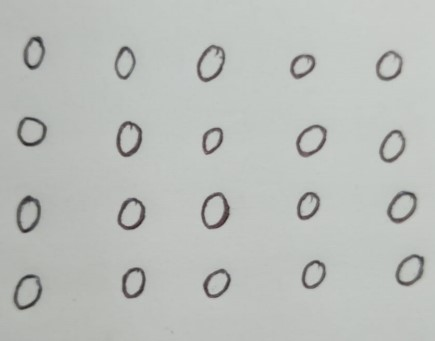
#> input picture Code/d0.jpg, 435 x 341 px
$ jupyter execute --allow-errors digit_recognition_ml.ipynb   (shell and % lines are left out)
#> lines starting #> are read from the running program, lines starting #| are printed output that depends on the picture; after the words box and inside, x2 and y2 are one past the last pixel; in counts of white or black regions, pixels touching at a corner belong together
[cell 1]
import pandas as pd
import numpy as np

[cell 2]
# Define the digits to load
digits = list(range(10))

# Load all CSV files and concatenate into a single dataframe
data = []
#> (the rest of this cell did not finish here and is left out)

[cell 3]
from pycaret.classification import *
#> (the rest of this cell did not finish here and is left out)

[cell 4]
import pandas as pd
import lightgbm as lgb
from sklearn.model_selection import train_test_split
from sklearn.metrics import classification_report, confusion_matrix
from sklearn.preprocessing import StandardScaler
import seaborn as sns
import matplotlib.pyplot as plt

#> (a cell that did not finish here is left out)

#> (a cell that did not finish here is left out)

#> (a cell that did not finish here is left out)

[cell 8]
# Plot confusion matrix
plt.figure(figsize=(8, 6))
#> (the rest of this cell did not finish here and is left out)

#> (a cell that did not finish here is left out)

#> (a cell that did not finish here is left out)

[cell 11]
import cv2
import numpy as np

def load_and_segment_images(image_files):
    digit_images = []
    all_areas = []

    # Primera pasada: calcular las áreas de todos los componentes
    for file in image_files:
        # Leer la imagen en escala de grises
        img = cv2.imread(file, cv2.IMREAD_GRAYSCALE)
#> img: shape (341, 435); min 36, max 206, mean 188.7
        _, thresh = cv2.threshold(img, 128, 255, cv2.THRESH_BINARY_INV + cv2.THRESH_OTSU)
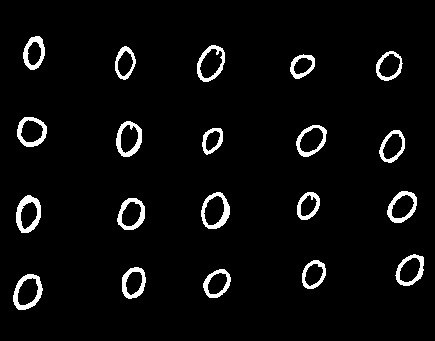
#> thresh: shape (341, 435); 4.4% white; 20 white regions

        # Encontrar contornos
        contours, _ = cv2.findContours(thresh, cv2.RETR_EXTERNAL, cv2.CHAIN_APPROX_SIMPLE)
#> contours = 20 contours; largest, box (x1, y1, x2, y2) and area: (201, 192, 230, 229) 776, (13, 274, 43, 310) 762, (197, 45, 225, 82) 727, (16, 195, 41, 233) 695, (116, 121, 142, 157) 688
        for contour in contours:
            area = cv2.contourArea(contour)
            all_areas.append(area)
#> this loop made 20 passes
#> area on passes 1 to 12: 761.5, 555.5, 572, 502, 639, 658.5, 695, 460, 776.5, 666, 577.5, 391
#> after the loop, all_areas = [761.5, 555.5, 572, 502, 639, 658.5, 695, 460, 776.5, 666, 577.5, 391, 675.5, 688, 673, 425, 564, 477.5, 727, 526.5]
#> pass 2 of the loop in load_and_segment_images, `for file in image_files:`:
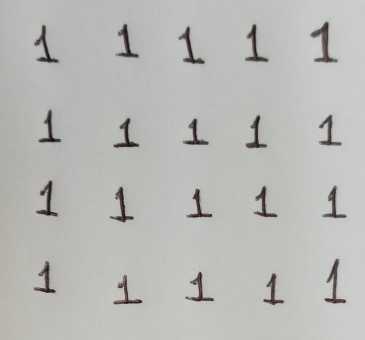
#> input picture Code/d1.jpg, 365 x 340 px
#> img: shape (340, 365)
#> in load_and_segment_images, `_, thresh = cv2.threshold(img, 128, 255, cv2.THRESH_BINARY_INV + cv2.T..`:
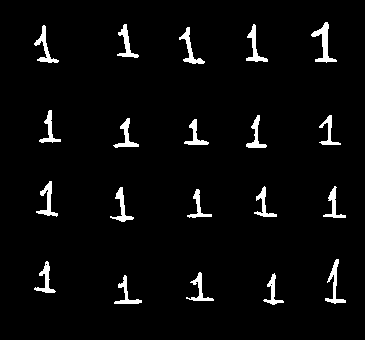
#> thresh: shape (340, 365); 3.7% white; 20 white regions
#> in load_and_segment_images, `contours, _ = cv2.findContours(thresh, cv2.RETR_EXTERNAL, cv2.CHAIN_AP..`: contours = 20 contours; largest, box (x1, y1, x2, y2) and area: (311, 22, 337, 63) 276, (179, 27, 205, 64) 199, (34, 25, 59, 63) 198, (246, 24, 268, 62) 192, (36, 181, 58, 217) 191
#> the loop in load_and_segment_images, `for contour in contours:` made 20 passes
#> area on passes 1 to 8: 156, 144.5, 153, 172, 188.5, 138.5, 181.5, 153
#> after the loop in load_and_segment_images, `for contour in contours:`: all_areas = 40 values, max 776.5 at index 8, min 138.5 at index 25, mean 387.5
#> pass 3 of the loop in load_and_segment_images, `for file in image_files:`:
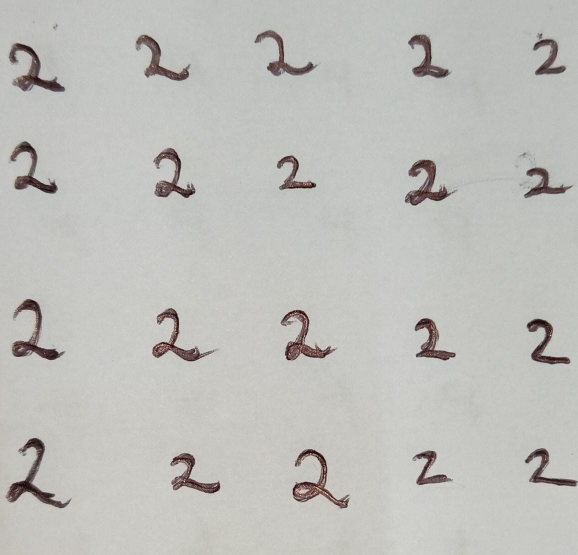
#> input picture Code/d2.jpg, 1155 x 1109 px (shown at 1/2 size)
#> img: shape (1109, 1155)
#> in load_and_segment_images, `_, thresh = cv2.threshold(img, 128, 255, cv2.THRESH_BINARY_INV + cv2.T..`:
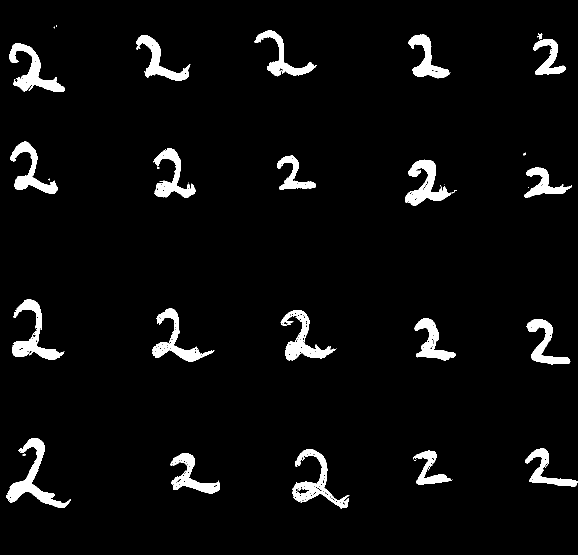
#> thresh: shape (1109, 1155) (shown at 1/2 size); 4.5% white; 45 white regions (21 under 20 px)
#> in load_and_segment_images, `contours, _ = cv2.findContours(thresh, cv2.RETR_EXTERNAL, cv2.CHAIN_AP..`: contours = 44 contours, 23 with area under 20; largest, box (x1, y1, x2, y2) and area: (12, 876, 142, 1016) 4014, (585, 898, 699, 1017) 3763, (24, 598, 129, 720) 3449, (810, 319, 903, 411) 3415, (18, 86, 130, 184) 3412
#> the loop in load_and_segment_images, `for contour in contours:` made 44 passes
#> area on passes 6, 7, 8, 9, 10, 13, 14, 16: 2708.5, 1682, 3763, 2132.5, 4014.5, 2536.5, 2546, 3380
#> after the loop in load_and_segment_images, `for contour in contours:`: all_areas = 84 values, max 4014.5 at index 49, min 0 at index 41, mean 842.4
#> the loop made 10 passes; the first 3 are shown

    # Calcular el área promedio y definir los umbrales
    area_promedio = np.mean(all_areas)
    umbral_min = area_promedio * 0.2  # Ajusta el factor según tus necesidades
    umbral_max = area_promedio * 10

    # Segunda pasada: segmentar, filtrar por área y ordenar de izquierda a derecha
    for file in image_files:
        img = cv2.imread(file, cv2.IMREAD_GRAYSCALE)
        _, thresh = cv2.threshold(img, 128, 255, cv2.THRESH_BINARY_INV + cv2.THRESH_OTSU)
        contours, _ = cv2.findContours(thresh, cv2.RETR_EXTERNAL, cv2.CHAIN_APPROX_SIMPLE)
#> contours = 20 contours; largest, box (x1, y1, x2, y2) and area: (201, 192, 230, 229) 776, (13, 274, 43, 310) 762, (197, 45, 225, 82) 727, (16, 195, 41, 233) 695, (116, 121, 142, 157) 688

        # Filtrar contornos por área y ordenar por la coordenada x
        filtered_contours = [contour for contour in contours if umbral_min <= cv2.contourArea(contour) <= umbral_max]
        filtered_contours.sort(key=lambda contour: cv2.boundingRect(contour)[0])  # Ordenar por la coordenada x

        # Extraer los dígitos en el orden correcto
        for contour in filtered_contours:
            x, y, w, h = cv2.boundingRect(contour)
            digit = img[y:y+h, x:x+w]
            digit = cv2.resize(digit, (28, 28))  # Redimensionar a 28x28 píxeles
            digit_images.append(digit)
#> this loop made 20 passes
#> pass 1, in load_and_segment_images, `digit = img[y:y+h, x:x+w]`:
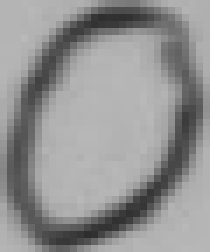
#> digit: shape (36, 30) (shown 7 times larger); min 45, max 185, mean 146.7
#> pass 1, in load_and_segment_images, `digit = cv2.resize(digit, (28, 28))`:
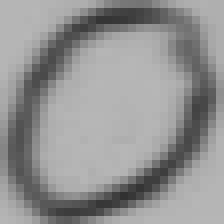
#> digit: shape (28, 28) (shown 8 times larger); min 49, max 183, mean 146.8
#> pass 2, in load_and_segment_images, `digit = img[y:y+h, x:x+w]`:
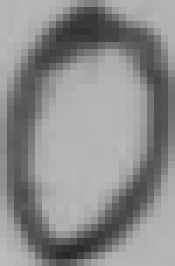
#> digit: shape (38, 25) (shown 7 times larger); min 40, max 188, mean 140.2
#> pass 2, in load_and_segment_images, `digit = cv2.resize(digit, (28, 28))`:
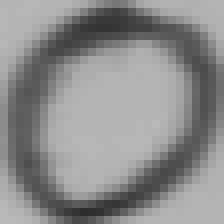
#> digit: shape (28, 28) (shown 8 times larger); min 46, max 186, mean 140.3
#> pass 2 of the loop in load_and_segment_images, `for file in image_files:`:
#> in load_and_segment_images, `contours, _ = cv2.findContours(thresh, cv2.RETR_EXTERNAL, cv2.CHAIN_AP..`: contours = 20 contours; largest, box (x1, y1, x2, y2) and area: (311, 22, 337, 63) 276, (179, 27, 205, 64) 199, (34, 25, 59, 63) 198, (246, 24, 268, 62) 192, (36, 181, 58, 217) 191
#> the loop in load_and_segment_images, `for contour in filtered_contours:` made 20 passes
#> pass 2, in load_and_segment_images, `digit = cv2.resize(digit, (28, 28))`:
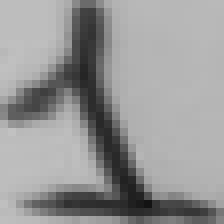
#> digit: shape (28, 28) (shown 8 times larger); min 19, max 193, mean 150.9
#> pass 3 of the loop in load_and_segment_images, `for file in image_files:`:
#> in load_and_segment_images, `contours, _ = cv2.findContours(thresh, cv2.RETR_EXTERNAL, cv2.CHAIN_AP..`: contours = 44 contours, 23 with area under 20; largest, box (x1, y1, x2, y2) and area: (12, 876, 142, 1016) 4014, (585, 898, 699, 1017) 3763, (24, 598, 129, 720) 3449, (810, 319, 903, 411) 3415, (18, 86, 130, 184) 3412
#> the loop in load_and_segment_images, `for contour in filtered_contours:` made 20 passes
#> pass 2, in load_and_segment_images, `digit = cv2.resize(digit, (28, 28))`:
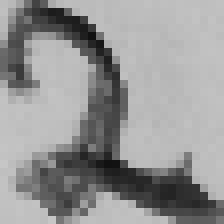
#> digit: shape (28, 28) (shown 8 times larger); min 17, max 198, mean 149
#> the loop made 10 passes; the first 3 are shown

    digit_images = np.array(digit_images)
    digit_images = digit_images / 255.0  # Normalizar los valores de píxel a [0, 1]
    return digit_images

# Suponiendo que tienes una lista de archivos de imagen
image_files = ["d0.jpg", "d1.jpg", "d2.jpg", "d3.jpg", "d4.jpg", "d5.jpg", "d6.jpg", "d7.jpg", "d8.jpg", "d9.jpg"]
digit_images = load_and_segment_images(image_files)

[cell 12]
# Número de imágenes a mostrar
num_imagenes = 8  # Cambia este número para mostrar más o menos imágenes
id_images = load_and_segment_images(["id.jpg"])
